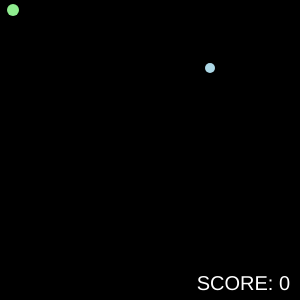
Frame 1 (no input)
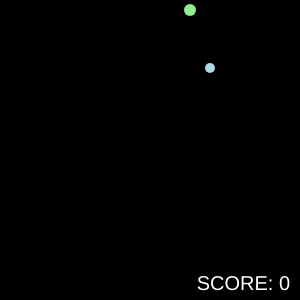
Frame 60 (no input)
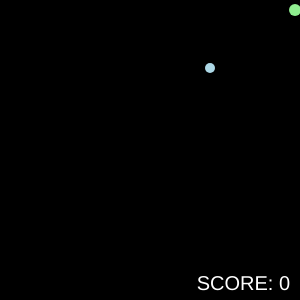
Frame 120 (the mouse pressed at the canvas centre since frame 60)

The p5.js sketch that drew these frames (run headless with seeded random() and noise() and a simulated clock; from frame 60 on, the mouse is pressed at the canvas centre):

// p5.js sketch
// ── sketch.js
let snakey;
let food;
let score;
let diff = 4;


function setup() {
  createCanvas(300, 300);
  snakey = new Snake();
  food = new Food();
  score = new Score();
}

function draw() {
  background(200)
  background("black")
  noStroke()
  snakey.move()
  snakey.show()
  food.show()
  score.show()
  if (snakey.eat(food.x, food.y)) {
    newLocation()
    score.val += 5
  }
  if(snakey.isGameOver()) {
    fill('red')
    rect(1, 1, width, height)
    fill('black')
    textSize(30)
    textAlign(CENTER)
    text('GAME OVER!', width/2, height/2)
    textSize(20)
    text('Final Score: ' + score.val, width/2, height - height/2.5)
    noLoop()
  }
}

function Score() {
  this.val = 0

  this.show = function() {
    fill('white')
    textSize(20);
    textAlign(RIGHT)
    text('SCORE: ' + this.val, width - 10, height - 10);
  }
}

function Food() {
  this.x = random(10, width - 10)
  this.y = random(10, height - 10) 
  
  this.show = function() {
    fill('lightblue')
    circle(this.x, this.y, 10)
  }
}

function newLocation() {
  food.x = random(10, width - 10)
  food.y = random(10, height - 10)
}

function Snake() {
  this.x = 10;
  this.y = 10;
  this.xspeed = 3;
  this.yspeed = 0;
  this.length = 0;
  this.tail = []

  this.isGameOver = function() {
    for (var i = 0; i < this.tail.length; i += 1) {
      var d = dist(this.x, this.y, this.tail[i].x, this.tail[i].y)
      if (d < 1) {
        return true
      }
    }
    return false
  }
  
  this.move = function() {
    // for adding to snake, need to put new circle in place of current circle (the "head"),
    // and shift everything else in the tail over by 1.
    for (var i = 0; i < this.tail.length - 1; i += 1) {
      this.tail[i] = this.tail[i + 1]
    }
    this.tail[this.length - 1] = createVector(this.x, this.y)
    
    this.x += this.xspeed;
    this.y += this.yspeed;
    
    this.x = constrain(this.x, 5, width - 5)
    this.y = constrain(this.y, 5, height - 5)
  }
  
  this.show = function() {
    fill('lightgreen')
    for (var i = 0; i < this.length; i += 1) {
      fill('lightgreen')
      circle(this.tail[i].x, this.tail[i].y, 12)
    }
    circle(this.x, this.y, 12)
  }

  
  this.setDir = function(x, y) {
    this.xspeed = x;
    this.yspeed = y;
  }
  
  this.eat = function(x, y) {
    var d = dist(this.x, this.y, x, y)
    if (d < 8) {
      this.length += 1
      return true
    } else {
      return false
    }
  }
}

function keyPressed() {
  if (keyCode === UP_ARROW) {
    snakey.setDir(0, -1 - diff);
  } else if (keyCode === DOWN_ARROW) {
    snakey.setDir(0, 1 + diff);
  } else if (keyCode === RIGHT_ARROW) {
    snakey.setDir(1 + diff, 0);
  } else if (keyCode === LEFT_ARROW) {
    snakey.setDir(-1 - diff, 0);
  }
}
